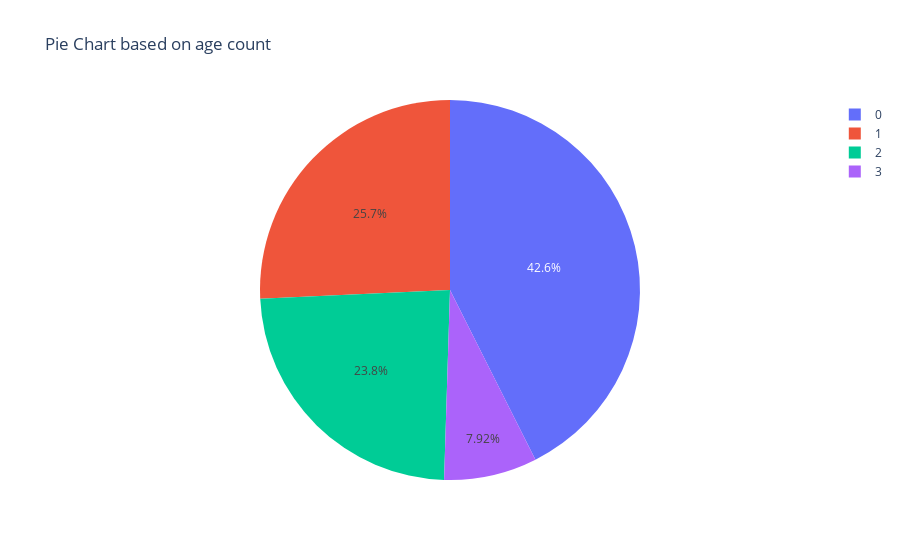
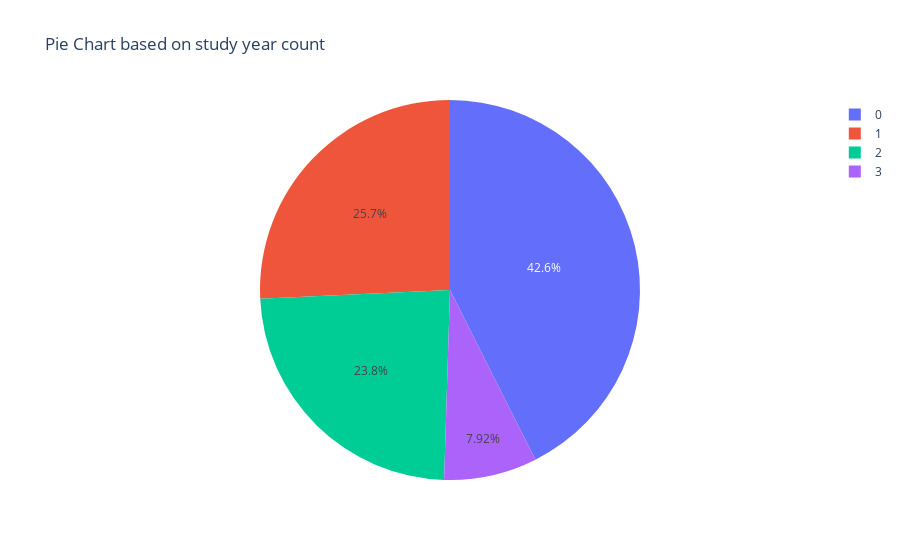

These figures' notebook cell, in order:
### Code cell
import plotly.express as px

# Calculate value counts
value_counts = dataset['Age'].value_counts()
value_counts = dataset['Study Year'].value_counts()

# Create a pie chart using Plotly Express
fig = px.pie(names=value_counts.index, values=value_counts.values,
             title='Pie Chart based on age count')
fig2 = px.pie(names=value_counts.index, values=value_counts.values,
              title='Pie Chart based on study year count')

# Show the plot
fig.show()
fig2.show()

### Figure 1 — Plotly figure (JSON) as saved in the notebook; plotly's stock layout.template omitted (floating-point values rounded to 4 significant figures)
{"data": [{"domain": {"x": [0, 1], "y": [0, 1]}, "hovertemplate": "label=%{label}<br>value=%{value}<extra></extra>", "labels": [0, 1, 2, 3], "legendgroup": "", "name": "", "showlegend": true, "type": "pie", "values": [43, 26, 24, 8]}], "layout": {"legend": {"tracegroupgap": 0}, "title": {"text": "Pie Chart based on age count"}}}

### Figure 2 — Plotly figure (JSON) as saved in the notebook; plotly's stock layout.template omitted (floating-point values rounded to 4 significant figures)
{"data": [{"domain": {"x": [0, 1], "y": [0, 1]}, "hovertemplate": "label=%{label}<br>value=%{value}<extra></extra>", "labels": [0, 1, 2, 3], "legendgroup": "", "name": "", "showlegend": true, "type": "pie", "values": [43, 26, 24, 8]}], "layout": {"legend": {"tracegroupgap": 0}, "title": {"text": "Pie Chart based on study year count"}}}
